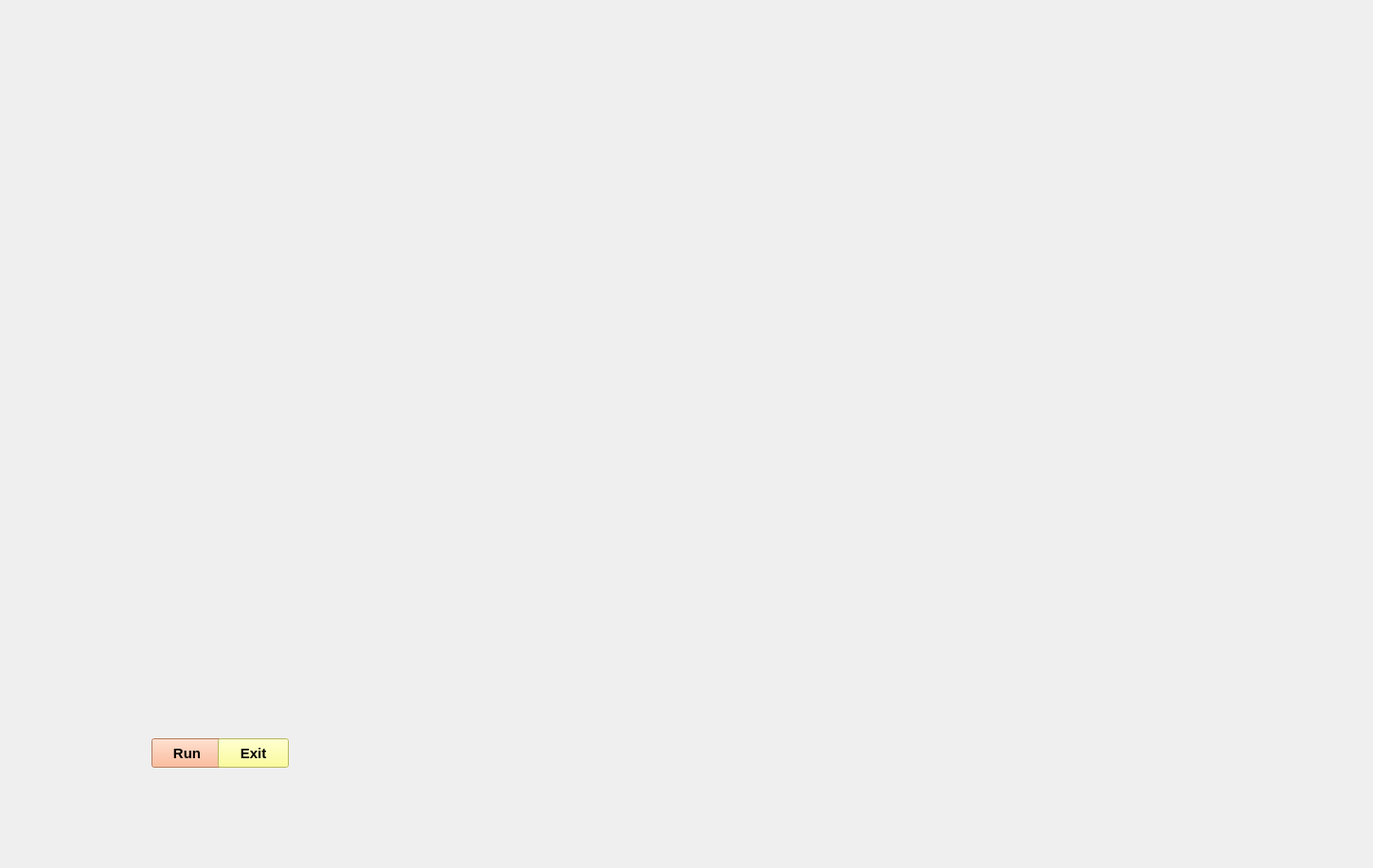
<?xml version="1.0" encoding="UTF-8"?>
<ui version="4.0">
 <class>jarvisUi</class>
 <widget class="QMainWindow" name="jarvisUi">
  <property name="geometry">
   <rect>
    <x>0</x>
    <y>0</y>
    <width>1450</width>
    <height>917</height>
   </rect>
  </property>
  <property name="windowTitle">
   <string>MainWindow</string>
  </property>
  <widget class="QWidget" name="centralwidget">
   <widget class="QLabel" name="label">
    <property name="geometry">
     <rect>
      <x>-50</x>
      <y>0</y>
      <width>1501</width>
      <height>931</height>
     </rect>
    </property>
    <property name="text">
     <string/>
    </property>
    <property name="pixmap">
     <pixmap>../imgg/iron.gif.gif</pixmap>
    </property>
    <property name="scaledContents">
     <bool>true</bool>
    </property>
   </widget>
   <widget class="QLabel" name="label_2">
    <property name="geometry">
     <rect>
      <x>10</x>
      <y>10</y>
      <width>441</width>
      <height>101</height>
     </rect>
    </property>
    <property name="text">
     <string/>
    </property>
    <property name="pixmap">
     <pixmap>../imgg/initial.gif.gif</pixmap>
    </property>
    <property name="scaledContents">
     <bool>false</bool>
    </property>
   </widget>
   <widget class="QPushButton" name="pushButton">
    <property name="geometry">
     <rect>
      <x>160</x>
      <y>780</y>
      <width>75</width>
      <height>31</height>
     </rect>
    </property>
    <property name="font">
     <font>
      <family>Nirmala UI</family>
      <pointsize>11</pointsize>
      <weight>75</weight>
      <bold>true</bold>
     </font>
    </property>
    <property name="styleSheet">
     <string notr="true">background-color: rgb(255, 170, 127);</string>
    </property>
    <property name="text">
     <string>Run</string>
    </property>
   </widget>
   <widget class="QPushButton" name="pushButton_2">
    <property name="geometry">
     <rect>
      <x>230</x>
      <y>780</y>
      <width>75</width>
      <height>31</height>
     </rect>
    </property>
    <property name="font">
     <font>
      <family>Nirmala UI</family>
      <pointsize>11</pointsize>
      <weight>75</weight>
      <bold>true</bold>
     </font>
    </property>
    <property name="styleSheet">
     <string notr="true">background-color: rgb(255, 170, 127);
background-color: rgb(255, 255, 127);</string>
    </property>
    <property name="text">
     <string>Exit</string>
    </property>
   </widget>
   <widget class="QTextBrowser" name="textBrowser">
    <property name="geometry">
     <rect>
      <x>1140</x>
      <y>10</y>
      <width>141</width>
      <height>41</height>
     </rect>
    </property>
    <property name="font">
     <font>
      <family>MS Shell Dlg 2</family>
      <pointsize>12</pointsize>
      <weight>75</weight>
      <bold>true</bold>
     </font>
    </property>
    <property name="styleSheet">
     <string notr="true">border-radius:none;
background:transparent;

</string>
    </property>
   </widget>
   <widget class="QTextBrowser" name="textBrowser_2">
    <property name="geometry">
     <rect>
      <x>1280</x>
      <y>10</y>
      <width>141</width>
      <height>41</height>
     </rect>
    </property>
    <property name="font">
     <font>
      <family>MS Shell Dlg 2</family>
      <pointsize>12</pointsize>
      <weight>75</weight>
      <bold>true</bold>
     </font>
    </property>
    <property name="styleSheet">
     <string notr="true">border-radius:none;
background:transparent;
</string>
    </property>
   </widget>
   <widget class="QLabel" name="label_3">
    <property name="geometry">
     <rect>
      <x>980</x>
      <y>530</y>
      <width>341</width>
      <height>201</height>
     </rect>
    </property>
    <property name="text">
     <string/>
    </property>
    <property name="pixmap">
     <pixmap>../imgg/motion.gif</pixmap>
    </property>
    <property name="scaledContents">
     <bool>true</bool>
    </property>
   </widget>
  </widget>
 </widget>
 <resources/>
 <connections/>
</ui>
